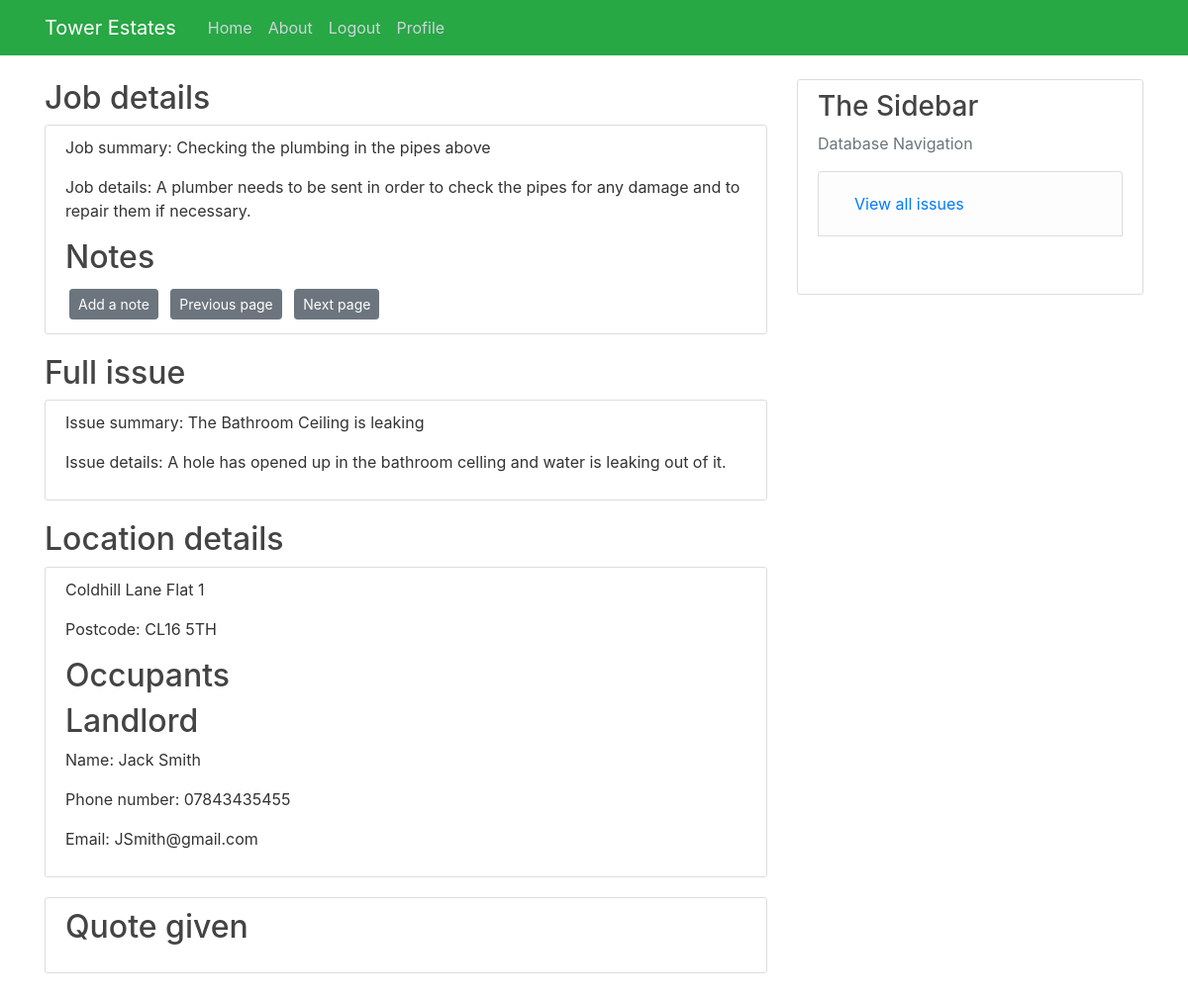
Screenshot of /contractor_job/1 (signed in) with the database file from the repository.
### Tower/models.py (models this page shows, shortened)
class Jobs(db.Model):  # Jobs table
    job_id = db.Column(db.Integer, primary_key=True)
    summary = db.Column(db.String(100), nullable=False)
    content = db.Column(db.String(500), nullable=False)
    opened = db.Column(db.DateTime, nullable=False, default=datetime.utcnow())
    closed = db.Column(db.Boolean, default=False)
    issue = db.Column(db.Integer, db.ForeignKey("issue.issue_id"), nullable=False)
    quotes = db.relationship("Quotes", backref="Jobs", lazy=True, cascade="all, delete-orphan")
    notes = db.relationship("Jobs_Notes", backref="Jobs", lazy=True, cascade="all, delete-orphan")

class Issue(db.Model):  # Issue table
    issue_id = db.Column(db.Integer, primary_key=True)
    summary = db.Column(db.String(100), nullable=False)
    content = db.Column(db.String(500), nullable=False)
    approved = db.Column(db.Boolean, default=False)
    opened = db.Column(db.DateTime, nullable=False, default=datetime.utcnow())
    closed = db.Column(db.Boolean, default=False)
    property_id = db.Column(db.Integer, db.ForeignKey("properties.property_id"), nullable=False)
    jobs = db.relationship("Jobs", backref="Issue", lazy=True, cascade="all, delete-orphan")
    notes = db.relationship("Issue_Notes", backref="Issue", lazy=True, cascade="all, delete-orphan")

class Properties(db.Model):  # Properties table
    property_id = db.Column(db.Integer, primary_key=True)
    address_line_1 = db.Column(db.String(35), nullable=False)
    address_line_2 = db.Column(db.String(20), nullable=True, default=" ")
    postcode = db.Column(db.String(10), nullable=False)
    landlord_id = db.Column(db.Integer, db.ForeignKey("user.user_id"), nullable=False)
    issue = db.relationship("Issue",cascade="all, delete-orphan", backref="Properties", lazy=True)

class User(db.Model, UserMixin):  # User table
    user_id = db.Column(db.Integer, primary_key=True)
    name = db.Column(db.String(55), nullable=False)
    phone_number= db.Column(db.String(15), nullable=False)
    role= db.Column(db.String(12), nullable=False)
    email = db.Column(db.String(120), unique=True, nullable=False)
    business= db.Column(db.String(150), nullable=True)
    password = db.Column(db.String(64), nullable=False)
    properties = db.relationship("Properties",cascade="all, delete-orphan" ,backref="User", lazy=True)
    occupants = db.relationship("Tenancies", backref="User", secondary=occupants, lazy=True)
    contractor = db.relationship("Quotes", cascade="all, delete-orphan",backref="User", lazy=True)

### Tower/routes.py (the view)
@app.route("/contractor_job/<int:job_id>")
@login_required
def contractor_job(job_id):  # Details of a job shown to a contractor
    page = request.args.get("page", 1, type=int)
    quote = db.session.query(Quotes).filter_by(job = job_id).first()
    job = db.session.query(Jobs).filter_by(job_id = job_id).first()
    issue= db.session.query(Issue).filter_by(issue_id = job.issue).first()
    location = db.session.query(Properties).filter_by(property_id = issue.property_id).first()
    landlord = db.session.query(User).filter_by(user_id = location.landlord_id).first()
    job_notes= db.session.query(Jobs_Notes).filter(Jobs_Notes.job == job.job_id)
    notes = job_notes.paginate(page, per_page=5)
    next_url = url_for("contractor_job", page=notes.next_num) \
        if notes.has_next else None
    prev_url = url_for("contractor_job", page=notes.prev_num) \
        if notes.has_prev else None
    occupants = db.session.query(User, Tenancies).outerjoin(Tenancies.occupants).filter(Tenancies.property_id == location.property_id)
    return render_template("contractor_job.html", quote=quote, job=job, location=location, issue=issue,
                           landlord=landlord, occupants=occupants, title="Job", next_url=next_url, prev_url=prev_url,
                           notes=notes)

### Tower/models.py (called while the page is built)
@login_manager.user_loader
def load_user(user_id):
    return User.query.get(int(user_id))

### Tower/templates/contractor_job.html (shortened to what this page needs)
{% extends "layout.html" %}
{% block content %}
<div class="article-title">
    <h2>Job details</h2>
</div>
<div class="content-section">
    <p>Job summary: {{job.summary}}</p>
    <p>Job details: {{job.content}}</p>
    <h2 class="article-title"> Notes</h2>
    <a class="btn btn-secondary btn-sm m-1" href=" {{url_for('add_job_note', job_id = job.job_id)}}">Add a note</a>
    <a class="btn btn-secondary btn-sm m-1" href=" {{prev_url}}">Previous page</a>
    <a class="btn btn-secondary btn-sm m-1" href=" {{next_url}}">Next page</a>
</div>
<div class="article-title">
    <h2>Full issue</h2>
</div>
<div class="content-section">
    <p>Issue summary: {{issue.summary}}</p>
    <p>Issue details: {{issue.content}}</p>
</div>
<div class="article-title">
    <h2>Location details</h2>
</div>
<div class="content-section">
    <p>{{location.address_line_1}} {{location.address_line_2}}</p>
    <p>Postcode: {{location.postcode}} </p>
    <h2 class="article-title">Occupants</h2>
    <h2 class="article-title">Landlord</h2>
    <p>Name: {{landlord.name}}</p>
    <p>Phone number: {{landlord.phone_number}}</p>
    <p>Email: {{landlord.email}}</p>
</div>
<div class="content-section">
    <h2> Quote given</h2>
</div>
{% endblock content %}

### Tower/Static/main.css (style rules this page uses)
body { background: #ffffff; color: #333333; margin-top: 5rem; }
h1, h2, h3, h4, h5, h6 { color: #444444; }
.content-section { background: #ffffff; padding: 10px 20px; border: 1px solid #dddddd; border-radius: 3px; margin-bottom: 20px; }
.article-title { color: #444444; }

### rows the page displays
Jobs: summary "Checking the plumbing in the pipes above", content "A plumber needs to be sent in order to check the pipes for any damage and to repair them if necessary."
Issue: summary "The Bathroom Ceiling is leaking", content "A hole has opened up in the bathroom celling and water is leaking out of it."
Properties: address_line_1 "Coldhill Lane", address_line_2 "Flat 1", postcode "CL16 5TH"
User: name "Jack Smith", phone_number "07843435455", email "JSmith@gmail.com"
